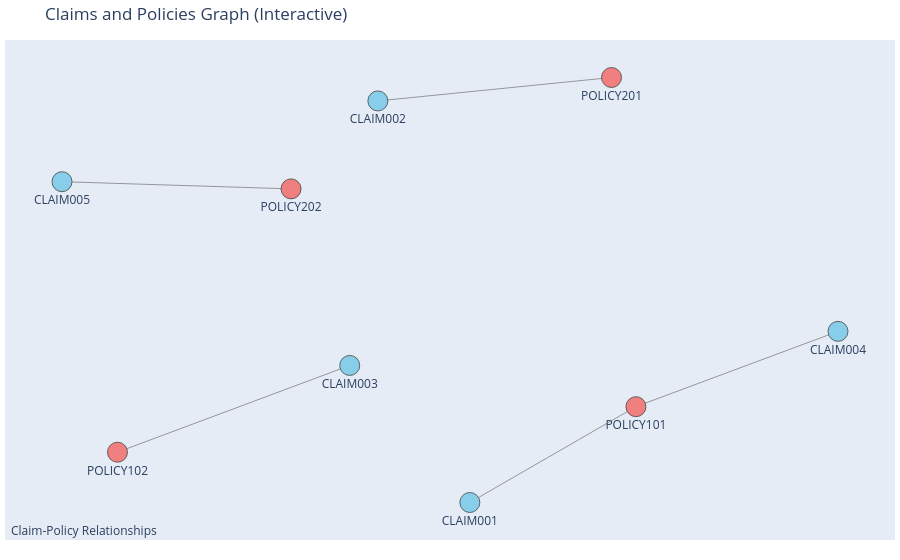

This figure's notebook cell:
### Markdown cell above
Making it interactive

### Code cell
import pandas as pd
import networkx as nx
import plotly.graph_objects as go

# 1. Load data (same as before)
data = pd.read_csv('sample_data_graph.csv')

# 2. Create NetworkX Graph (same as before)
graph = nx.Graph()
claims_nodes = data['ClaimID'].unique().tolist()
policy_nodes = data['PolicyID'].unique().tolist()
graph.add_nodes_from(claims_nodes, node_type='claim')
graph.add_nodes_from(policy_nodes, node_type='policy')
for index, row in data.iterrows():
    claim_id = row['ClaimID']
    policy_id = row['PolicyID']
    graph.add_edge(claim_id, policy_id, relationship='associated_with')

# 3. Prepare for Plotly Visualization
pos = nx.spring_layout(graph, k=0.5, iterations=20) # Get layout positions

edge_x = []
edge_y = []
for edge in graph.edges():
    x0, y0 = pos[edge[0]]
    x1, y1 = pos[edge[1]]
    edge_x.extend([x0, x1, None]) # None to break lines between edges
    edge_y.extend([y0, y1, None])

edge_trace = go.Scatter(
    x=edge_x, y=edge_y,
    line=dict(width=0.8, color='gray'),
    hoverinfo='none',
    mode='lines')

node_x = []
node_y = []
node_text = [] # For hover information
node_color = []
for node in graph.nodes():
    x, y = pos[node]
    node_x.append(x)
    node_y.append(y)
    node_text.append(node) # Display ClaimID or PolicyID on hover
    if graph.nodes[node]['node_type'] == 'claim':
        node_color.append('skyblue')
    else:
        node_color.append('lightcoral')

node_trace = go.Scatter(
    x=node_x, y=node_y,
    mode='markers+text',
    text=list(graph.nodes()), # Labels next to nodes (optional)
    textposition="bottom center", # Position of labels
    hoverinfo="text",
    hovertext=node_text,
    marker=dict(
        showscale=False,
        size=20,
        color=node_color,
        line_width=0.8))

# 4. Create Plotly Figure
fig = go.Figure(data=[edge_trace, node_trace],
             layout=go.Layout(
                title='Claims and Policies Graph (Interactive)',
                font_size=12,
                showlegend=False,
                hovermode='closest',
                margin=dict(b=20,l=5,r=5,t=40),
                annotations=[ dict(
                    text="Claim-Policy Relationships",
                    showarrow=False,
                    xref="paper", yref="paper",
                    x=0.005, y=-0.002 ) ],
                xaxis=dict(showgrid=False, zeroline=False, showticklabels=False),
                yaxis=dict(showgrid=False, zeroline=False, showticklabels=False))
                )
fig.show()

### Figure 1 — Plotly figure (JSON) as saved in the notebook; plotly's stock layout.template omitted (floating-point values rounded to 4 significant figures)
{"data": [{"hoverinfo": "none", "line": {"color": "gray", "width": 0.8}, "mode": "lines", "type": "scatter", "x": [0.12, 0.4974, null, -0.08903, 0.442, null, -0.153, -0.6808, null, 0.9567, 0.4974, null, -0.8069, -0.2863, null], "y": [-1, -0.5497, null, 0.887, 0.997, null, -0.356, -0.7637, null, -0.1958, -0.5497, null, 0.5075, 0.4737, null]}, {"hoverinfo": "text", "hovertext": ["CLAIM001", "CLAIM002", "CLAIM003", "CLAIM004", "CLAIM005", "POLICY101", "POLICY201", "POLICY102", "POLICY202"], "marker": {"color": ["skyblue", "skyblue", "skyblue", "skyblue", "skyblue", "lightcoral", "lightcoral", "lightcoral", "lightcoral"], "line": {"width": 0.8}, "showscale": false, "size": 20}, "mode": "markers+text", "text": ["CLAIM001", "CLAIM002", "CLAIM003", "CLAIM004", "CLAIM005", "POLICY101", "POLICY201", "POLICY102", "POLICY202"], "textposition": "bottom center", "type": "scatter", "x": [0.12, -0.08903, -0.153, 0.9567, -0.8069, 0.4974, 0.442, -0.6808, -0.2863], "y": [-1, 0.887, -0.356, -0.1958, 0.5075, -0.5497, 0.997, -0.7637, 0.4737]}], "layout": {"annotations": [{"showarrow": false, "text": "Claim-Policy Relationships", "x": 0.005, "xref": "paper", "y": -0.002, "yref": "paper"}], "font": {"size": 12}, "hovermode": "closest", "margin": {"b": 20, "l": 5, "r": 5, "t": 40}, "showlegend": false, "title": {"text": "Claims and Policies Graph (Interactive)"}, "xaxis": {"showgrid": false, "showticklabels": false, "zeroline": false}, "yaxis": {"showgrid": false, "showticklabels": false, "zeroline": false}}}
